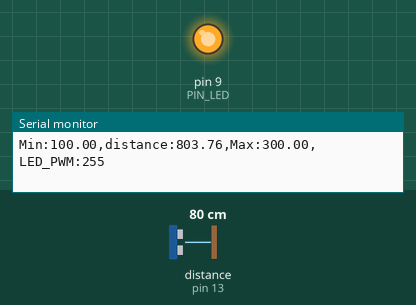
The sketch below on a simulated Arduino Uno, built with avr-gcc and run on an emulated ATmega328P. On the bench: output pins drawn as LEDs (lit = HIGH), the last lines printed to the serial monitor. Wiring (inferred from the names in the program): ultrasonic range finder: trigger pin 12; echo pin 13. The inputs (shaded band) are chosen by the test bench; at power-on: distance to the obstacle (sensor on pin 13) 80 cm. The echo pulse lasts 58.3 µs per cm; pins used as bus, display or sensor lines are not drawn.

Above: at 1.2 s.
1.3 s: distance to the obstacle (sensor on pin 13) set to 18 cm
At 1.55 s:
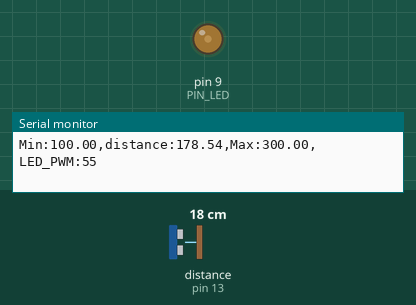
4.3 s: distance to the obstacle (sensor on pin 13) set to 2 cm
Timing chart, 0 to 7.3 s (numbered marks = the images above; inputs shaded):
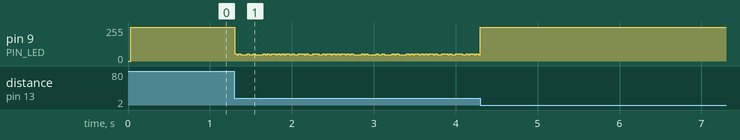

The sketch:

08_example_2_task.ino
```cpp
// Arduino pin assignment
#define PIN_LED  9
#define PIN_TRIG 12   // sonar sensor TRIGGER
#define PIN_ECHO 13   // sonar sensor ECHO

// configurable parameters
#define SND_VEL 346.0     // sound velocity at 24 celsius degree (unit: m/sec)
#define INTERVAL 25       // sampling interval (unit: msec)
#define PULSE_DURATION 10 // ultra-sound Pulse Duration (unit: usec)
#define _DIST_MIN 100.0   // minimum distance to be measured (unit: mm)
#define _DIST_MAX 300.0   // maximum distance to be measured (unit: mm)
#define DIST_PEAK 200.0   // distance at maximum LED brightness (unit: mm)

#define TIMEOUT ((INTERVAL / 2) * 1000UL) // maximum echo waiting time (unit: usec)
#define SCALE (0.001 * 0.5 * SND_VEL) // coefficient to convert duration to distance

unsigned long last_sampling_time = 0; // unit: msec

void setup() {
  pinMode(PIN_LED, OUTPUT);
  pinMode(PIN_TRIG, OUTPUT);
  pinMode(PIN_ECHO, INPUT);
  digitalWrite(PIN_TRIG, LOW);

  Serial.begin(57600);
}

void loop() {
  unsigned long now = millis();
  if (now - last_sampling_time < INTERVAL)
    return;

  // Advance by one interval to avoid adding processing time to each period.
  last_sampling_time += INTERVAL;

  float distance = USS_measure(PIN_TRIG, PIN_ECHO);
  int led_pwm;

  // Active-low LED: PWM 0 is brightest and 255 is off.
  // Brightness peaks at 200 mm and decreases linearly toward 100/300 mm.
  if (distance <= _DIST_MIN || distance >= _DIST_MAX) {
    led_pwm = 255;
  } else if (distance <= DIST_PEAK) {
    led_pwm = (int)(255.0 * (DIST_PEAK - distance) / (DIST_PEAK - _DIST_MIN) + 0.5);
  } else {
    led_pwm = (int)(255.0 * (distance - DIST_PEAK) / (_DIST_MAX - DIST_PEAK) + 0.5);
  }

  analogWrite(PIN_LED, led_pwm);

  Serial.print("Min:");      Serial.print(_DIST_MIN);
  Serial.print(",distance:"); Serial.print(distance);
  Serial.print(",Max:");     Serial.print(_DIST_MAX);
  Serial.print(",LED_PWM:"); Serial.println(led_pwm);
}

// Get a distance reading from USS. Return value is in millimeter.
float USS_measure(int TRIG, int ECHO) {
  digitalWrite(TRIG, HIGH);
  delayMicroseconds(PULSE_DURATION);
  digitalWrite(TRIG, LOW);

  return pulseIn(ECHO, HIGH, TIMEOUT) * SCALE;
}
```
